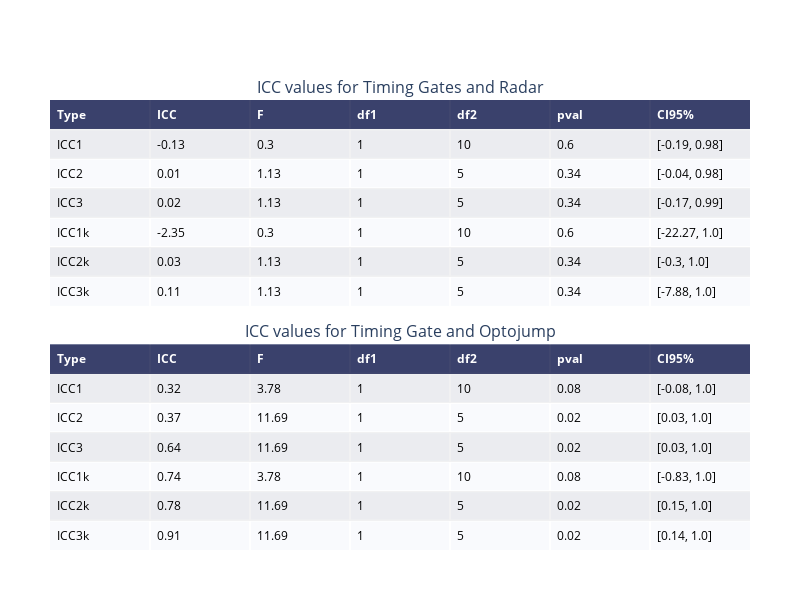

Source (notebook cell):
### Code cell
#Creating ICC tables 

table1 = ff.create_table(iccRadar)
#Creating table of ICC values for Timing Gate and Radar

table2 = ff.create_table(iccOpto)
#Creating table of ICC values for Timing Gate and Optojump

fig = make_subplots(rows = 2, 
                    cols = 1,
                    print_grid = True,
                    vertical_spacing = 0.085,
                    subplot_titles = ('ICC values for Timing Gates and Radar', 'ICC values for Timing Gate and Optojump'))
#Set figure with 2 rows and 1 column that shows
#Specify the space between plots (0.085) and individual table titles

fig.add_trace(table1.data[0], 1, 1)
#Add table 1 to figure

fig.add_trace(table2.data[0], 2, 1)
#Add table 2 to figure

fig.layout.xaxis.update(table1.layout.xaxis)
fig.layout.yaxis.update(table1.layout.yaxis)
fig.layout.xaxis2.update(table2.layout.xaxis)
fig.layout.yaxis2.update(table2.layout.yaxis)
#Update x and y axis layout for both tables

for k in range(len(table2.layout.annotations)):
    table2.layout.annotations[k].update(xref = 'x2', yref = 'y2')
#Update table layout annotations to specify difference between x,y and x2,y2

all_annots = fig.layout.annotations+table1.layout.annotations + table2.layout.annotations
fig.layout.annotations = all_annots
#Updating all changes to table annotations to figure annotations

fig.layout.update(width=800,
                  height=600,
                  margin=dict(t=100, l=50, r=50, b=50));
#Set figure size to 800x600 and specific margins

iplot(fig)

### Figure 1 — Plotly figure (JSON) as saved in the notebook; plotly's stock layout.template omitted (floating-point values rounded to 4 significant figures)
{"data": [{"colorscale": [[0, "#00083e"], [0.5, "#ededee"], [1, "#ffffff"]], "hoverinfo": "none", "opacity": 0.75, "showscale": false, "type": "heatmap", "xaxis": "x", "yaxis": "y", "z": [[0, 0, 0, 0, 0, 0, 0], [0.5, 0.5, 0.5, 0.5, 0.5, 0.5, 0.5], [1, 1, 1, 1, 1, 1, 1], [0.5, 0.5, 0.5, 0.5, 0.5, 0.5, 0.5], [1, 1, 1, 1, 1, 1, 1], [0.5, 0.5, 0.5, 0.5, 0.5, 0.5, 0.5], [1, 1, 1, 1, 1, 1, 1]]}, {"colorscale": [[0, "#00083e"], [0.5, "#ededee"], [1, "#ffffff"]], "hoverinfo": "none", "opacity": 0.75, "showscale": false, "type": "heatmap", "xaxis": "x2", "yaxis": "y2", "z": [[0, 0, 0, 0, 0, 0, 0], [0.5, 0.5, 0.5, 0.5, 0.5, 0.5, 0.5], [1, 1, 1, 1, 1, 1, 1], [0.5, 0.5, 0.5, 0.5, 0.5, 0.5, 0.5], [1, 1, 1, 1, 1, 1, 1], [0.5, 0.5, 0.5, 0.5, 0.5, 0.5, 0.5], [1, 1, 1, 1, 1, 1, 1]]}], "layout": {"annotations": [{"font": {"size": 16}, "showarrow": false, "text": "ICC values for Timing Gates and Radar", "x": 0.5, "xanchor": "center", "xref": "paper", "y": 1, "yanchor": "bottom", "yref": "paper"}, {"font": {"size": 16}, "showarrow": false, "text": "ICC values for Timing Gate and Optojump", "x": 0.5, "xanchor": "center", "xref": "paper", "y": 0.4575, "yanchor": "bottom", "yref": "paper"}, {"align": "left", "font": {"color": "#ffffff"}, "showarrow": false, "text": "<b>Type</b>", "x": -0.45, "xanchor": "left", "xref": "x", "y": 0, "yref": "y"}, {"align": "left", "font": {"color": "#ffffff"}, "showarrow": false, "text": "<b>ICC</b>", "x": 0.55, "xanchor": "left", "xref": "x", "y": 0, "yref": "y"}, {"align": "left", "font": {"color": "#ffffff"}, "showarrow": false, "text": "<b>F</b>", "x": 1.55, "xanchor": "left", "xref": "x", "y": 0, "yref": "y"}, {"align": "left", "font": {"color": "#ffffff"}, "showarrow": false, "text": "<b>df1</b>", "x": 2.55, "xanchor": "left", "xref": "x", "y": 0, "yref": "y"}, {"align": "left", "font": {"color": "#ffffff"}, "showarrow": false, "text": "<b>df2</b>", "x": 3.55, "xanchor": "left", "xref": "x", "y": 0, "yref": "y"}, {"align": "left", "font": {"color": "#ffffff"}, "showarrow": false, "text": "<b>pval</b>", "x": 4.55, "xanchor": "left", "xref": "x", "y": 0, "yref": "y"}, {"align": "left", "font": {"color": "#ffffff"}, "showarrow": false, "text": "<b>CI95%</b>", "x": 5.55, "xanchor": "left", "xref": "x", "y": 0, "yref": "y"}, {"align": "left", "font": {"color": "#000000"}, "showarrow": false, "text": "ICC1", "x": -0.45, "xanchor": "left", "xref": "x", "y": 1, "yref": "y"}, {"align": "left", "font": {"color": "#000000"}, "showarrow": false, "text": "-0.13", "x": 0.55, "xanchor": "left", "xref": "x", "y": 1, "yref": "y"}, {"align": "left", "font": {"color": "#000000"}, "showarrow": false, "text": "0.3", "x": 1.55, "xanchor": "left", "xref": "x", "y": 1, "yref": "y"}, {"align": "left", "font": {"color": "#000000"}, "showarrow": false, "text": "1", "x": 2.55, "xanchor": "left", "xref": "x", "y": 1, "yref": "y"}, {"align": "left", "font": {"color": "#000000"}, "showarrow": false, "text": "10", "x": 3.55, "xanchor": "left", "xref": "x", "y": 1, "yref": "y"}, {"align": "left", "font": {"color": "#000000"}, "showarrow": false, "text": "0.6", "x": 4.55, "xanchor": "left", "xref": "x", "y": 1, "yref": "y"}, {"align": "left", "font": {"color": "#000000"}, "showarrow": false, "text": "[-0.19, 0.98]", "x": 5.55, "xanchor": "left", "xref": "x", "y": 1, "yref": "y"}, {"align": "left", "font": {"color": "#000000"}, "showarrow": false, "text": "ICC2", "x": -0.45, "xanchor": "left", "xref": "x", "y": 2, "yref": "y"}, {"align": "left", "font": {"color": "#000000"}, "showarrow": false, "text": "0.01", "x": 0.55, "xanchor": "left", "xref": "x", "y": 2, "yref": "y"}, {"align": "left", "font": {"color": "#000000"}, "showarrow": false, "text": "1.13", "x": 1.55, "xanchor": "left", "xref": "x", "y": 2, "yref": "y"}, {"align": "left", "font": {"color": "#000000"}, "showarrow": false, "text": "1", "x": 2.55, "xanchor": "left", "xref": "x", "y": 2, "yref": "y"}, {"align": "left", "font": {"color": "#000000"}, "showarrow": false, "text": "5", "x": 3.55, "xanchor": "left", "xref": "x", "y": 2, "yref": "y"}, {"align": "left", "font": {"color": "#000000"}, "showarrow": false, "text": "0.34", "x": 4.55, "xanchor": "left", "xref": "x", "y": 2, "yref": "y"}, {"align": "left", "font": {"color": "#000000"}, "showarrow": false, "text": "[-0.04, 0.98]", "x": 5.55, "xanchor": "left", "xref": "x", "y": 2, "yref": "y"}, {"align": "left", "font": {"color": "#000000"}, "showarrow": false, "text": "ICC3", "x": -0.45, "xanchor": "left", "xref": "x", "y": 3, "yref": "y"}, {"align": "left", "font": {"color": "#000000"}, "showarrow": false, "text": "0.02", "x": 0.55, "xanchor": "left", "xref": "x", "y": 3, "yref": "y"}, {"align": "left", "font": {"color": "#000000"}, "showarrow": false, "text": "1.13", "x": 1.55, "xanchor": "left", "xref": "x", "y": 3, "yref": "y"}, {"align": "left", "font": {"color": "#000000"}, "showarrow": false, "text": "1", "x": 2.55, "xanchor": "left", "xref": "x", "y": 3, "yref": "y"}, {"align": "left", "font": {"color": "#000000"}, "showarrow": false, "text": "5", "x": 3.55, "xanchor": "left", "xref": "x", "y": 3, "yref": "y"}, {"align": "left", "font": {"color": "#000000"}, "showarrow": false, "text": "0.34", "x": 4.55, "xanchor": "left", "xref": "x", "y": 3, "yref": "y"}, {"align": "left", "font": {"color": "#000000"}, "showarrow": false, "text": "[-0.17, 0.99]", "x": 5.55, "xanchor": "left", "xref": "x", "y": 3, "yref": "y"}, {"align": "left", "font": {"color": "#000000"}, "showarrow": false, "text": "ICC1k", "x": -0.45, "xanchor": "left", "xref": "x", "y": 4, "yref": "y"}, {"align": "left", "font": {"color": "#000000"}, "showarrow": false, "text": "-2.35", "x": 0.55, "xanchor": "left", "xref": "x", "y": 4, "yref": "y"}, {"align": "left", "font": {"color": "#000000"}, "showarrow": false, "text": "0.3", "x": 1.55, "xanchor": "left", "xref": "x", "y": 4, "yref": "y"}, {"align": "left", "font": {"color": "#000000"}, "showarrow": false, "text": "1", "x": 2.55, "xanchor": "left", "xref": "x", "y": 4, "yref": "y"}, {"align": "left", "font": {"color": "#000000"}, "showarrow": false, "text": "10", "x": 3.55, "xanchor": "left", "xref": "x", "y": 4, "yref": "y"}, {"align": "left", "font": {"color": "#000000"}, "showarrow": false, "text": "0.6", "x": 4.55, "xanchor": "left", "xref": "x", "y": 4, "yref": "y"}, {"align": "left", "font": {"color": "#000000"}, "showarrow": false, "text": "[-22.27, 1.0]", "x": 5.55, "xanchor": "left", "xref": "x", "y": 4, "yref": "y"}, {"align": "left", "font": {"color": "#000000"}, "showarrow": false, "text": "ICC2k", "x": -0.45, "xanchor": "left", "xref": "x", "y": 5, "yref": "y"}, {"align": "left", "font": {"color": "#000000"}, "showarrow": false, "text": "0.03", "x": 0.55, "xanchor": "left", "xref": "x", "y": 5, "yref": "y"}, {"align": "left", "font": {"color": "#000000"}, "showarrow": false, "text": "1.13", "x": 1.55, "xanchor": "left", "xref": "x", "y": 5, "yref": "y"}, {"align": "left", "font": {"color": "#000000"}, "showarrow": false, "text": "1", "x": 2.55, "xanchor": "left", "xref": "x", "y": 5, "yref": "y"}, {"align": "left", "font": {"color": "#000000"}, "showarrow": false, "text": "5", "x": 3.55, "xanchor": "left", "xref": "x", "y": 5, "yref": "y"}, {"align": "left", "font": {"color": "#000000"}, "showarrow": false, "text": "0.34", "x": 4.55, "xanchor": "left", "xref": "x", "y": 5, "yref": "y"}, {"align": "left", "font": {"color": "#000000"}, "showarrow": false, "text": "[-0.3, 1.0]", "x": 5.55, "xanchor": "left", "xref": "x", "y": 5, "yref": "y"}, {"align": "left", "font": {"color": "#000000"}, "showarrow": false, "text": "ICC3k", "x": -0.45, "xanchor": "left", "xref": "x", "y": 6, "yref": "y"}, {"align": "left", "font": {"color": "#000000"}, "showarrow": false, "text": "0.11", "x": 0.55, "xanchor": "left", "xref": "x", "y": 6, "yref": "y"}, {"align": "left", "font": {"color": "#000000"}, "showarrow": false, "text": "1.13", "x": 1.55, "xanchor": "left", "xref": "x", "y": 6, "yref": "y"}, {"align": "left", "font": {"color": "#000000"}, "showarrow": false, "text": "1", "x": 2.55, "xanchor": "left", "xref": "x", "y": 6, "yref": "y"}, {"align": "left", "font": {"color": "#000000"}, "showarrow": false, "text": "5", "x": 3.55, "xanchor": "left", "xref": "x", "y": 6, "yref": "y"}, {"align": "left", "font": {"color": "#000000"}, "showarrow": false, "text": "0.34", "x": 4.55, "xanchor": "left", "xref": "x", "y": 6, "yref": "y"}, {"align": "left", "font": {"color": "#000000"}, "showarrow": false, "text": "[-7.88, 1.0]", "x": 5.55, "xanchor": "left", "xref": "x", "y": 6, "yref": "y"}, {"align": "left", "font": {"color": "#ffffff"}, "showarrow": false, "text": "<b>Type</b>", "x": -0.45, "xanchor": "left", "xref": "x2", "y": 0, "yref": "y2"}, {"align": "left", "font": {"color": "#ffffff"}, "showarrow": false, "text": "<b>ICC</b>", "x": 0.55, "xanchor": "left", "xref": "x2", "y": 0, "yref": "y2"}, {"align": "left", "font": {"color": "#ffffff"}, "showarrow": false, "text": "<b>F</b>", "x": 1.55, "xanchor": "left", "xref": "x2", "y": 0, "yref": "y2"}, {"align": "left", "font": {"color": "#ffffff"}, "showarrow": false, "text": "<b>df1</b>", "x": 2.55, "xanchor": "left", "xref": "x2", "y": 0, "yref": "y2"}, {"align": "left", "font": {"color": "#ffffff"}, "showarrow": false, "text": "<b>df2</b>", "x": 3.55, "xanchor": "left", "xref": "x2", "y": 0, "yref": "y2"}, {"align": "left", "font": {"color": "#ffffff"}, "showarrow": false, "text": "<b>pval</b>", "x": 4.55, "xanchor": "left", "xref": "x2", "y": 0, "yref": "y2"}, {"align": "left", "font": {"color": "#ffffff"}, "showarrow": false, "text": "<b>CI95%</b>", "x": 5.55, "xanchor": "left", "xref": "x2", "y": 0, "yref": "y2"}, {"align": "left", "font": {"color": "#000000"}, "showarrow": false, "text": "ICC1", "x": -0.45, "xanchor": "left", "xref": "x2", "y": 1, "yref": "y2"}, {"align": "left", "font": {"color": "#000000"}, "showarrow": false, "text": "0.32", "x": 0.55, "xanchor": "left", "xref": "x2", "y": 1, "yref": "y2"}, {"align": "left", "font": {"color": "#000000"}, "showarrow": false, "text": "3.78", "x": 1.55, "xanchor": "left", "xref": "x2", "y": 1, "yref": "y2"}, {"align": "left", "font": {"color": "#000000"}, "showarrow": false, "text": "1", "x": 2.55, "xanchor": "left", "xref": "x2", "y": 1, "yref": "y2"}, {"align": "left", "font": {"color": "#000000"}, "showarrow": false, "text": "10", "x": 3.55, "xanchor": "left", "xref": "x2", "y": 1, "yref": "y2"}, {"align": "left", "font": {"color": "#000000"}, "showarrow": false, "text": "0.08", "x": 4.55, "xanchor": "left", "xref": "x2", "y": 1, "yref": "y2"}, {"align": "left", "font": {"color": "#000000"}, "showarrow": false, "text": "[-0.08, 1.0]", "x": 5.55, "xanchor": "left", "xref": "x2", "y": 1, "yref": "y2"}, {"align": "left", "font": {"color": "#000000"}, "showarrow": false, "text": "ICC2", "x": -0.45, "xanchor": "left", "xref": "x2", "y": 2, "yref": "y2"}, {"align": "left", "font": {"color": "#000000"}, "showarrow": false, "text": "0.37", "x": 0.55, "xanchor": "left", "xref": "x2", "y": 2, "yref": "y2"}, {"align": "left", "font": {"color": "#000000"}, "showarrow": false, "text": "11.69", "x": 1.55, "xanchor": "left", "xref": "x2", "y": 2, "yref": "y2"}, {"align": "left", "font": {"color": "#000000"}, "showarrow": false, "text": "1", "x": 2.55, "xanchor": "left", "xref": "x2", "y": 2, "yref": "y2"}, {"align": "left", "font": {"color": "#000000"}, "showarrow": false, "text": "5", "x": 3.55, "xanchor": "left", "xref": "x2", "y": 2, "yref": "y2"}, {"align": "left", "font": {"color": "#000000"}, "showarrow": false, "text": "0.02", "x": 4.55, "xanchor": "left", "xref": "x2", "y": 2, "yref": "y2"}, {"align": "left", "font": {"color": "#000000"}, "showarrow": false, "text": "[0.03, 1.0]", "x": 5.55, "xanchor": "left", "xref": "x2", "y": 2, "yref": "y2"}, {"align": "left", "font": {"color": "#000000"}, "showarrow": false, "text": "ICC3", "x": -0.45, "xanchor": "left", "xref": "x2", "y": 3, "yref": "y2"}, {"align": "left", "font": {"color": "#000000"}, "showarrow": false, "text": "0.64", "x": 0.55, "xanchor": "left", "xref": "x2", "y": 3, "yref": "y2"}, {"align": "left", "font": {"color": "#000000"}, "showarrow": false, "text": "11.69", "x": 1.55, "xanchor": "left", "xref": "x2", "y": 3, "yref": "y2"}, {"align": "left", "font": {"color": "#000000"}, "showarrow": false, "text": "1", "x": 2.55, "xanchor": "left", "xref": "x2", "y": 3, "yref": "y2"}, {"align": "left", "font": {"color": "#000000"}, "showarrow": false, "text": "5", "x": 3.55, "xanchor": "left", "xref": "x2", "y": 3, "yref": "y2"}, {"align": "left", "font": {"color": "#000000"}, "showarrow": false, "text": "0.02", "x": 4.55, "xanchor": "left", "xref": "x2", "y": 3, "yref": "y2"}, {"align": "left", "font": {"color": "#000000"}, "showarrow": false, "text": "[0.03, 1.0]", "x": 5.55, "xanchor": "left", "xref": "x2", "y": 3, "yref": "y2"}, {"align": "left", "font": {"color": "#000000"}, "showarrow": false, "text": "ICC1k", "x": -0.45, "xanchor": "left", "xref": "x2", "y": 4, "yref": "y2"}, {"align": "left", "font": {"color": "#000000"}, "showarrow": false, "text": "0.74", "x": 0.55, "xanchor": "left", "xref": "x2", "y": 4, "yref": "y2"}, {"align": "left", "font": {"color": "#000000"}, "showarrow": false, "text": "3.78", "x": 1.55, "xanchor": "left", "xref": "x2", "y": 4, "yref": "y2"}, {"align": "left", "font": {"color": "#000000"}, "showarrow": false, "text": "1", "x": 2.55, "xanchor": "left", "xref": "x2", "y": 4, "yref": "y2"}, {"align": "left", "font": {"color": "#000000"}, "showarrow": false, "text": "10", "x": 3.55, "xanchor": "left", "xref": "x2", "y": 4, "yref": "y2"}, {"align": "left", "font": {"color": "#000000"}, "showarrow": false, "text": "0.08", "x": 4.55, "xanchor": "left", "xref": "x2", "y": 4, "yref": "y2"}, {"align": "left", "font": {"color": "#000000"}, "showarrow": false, "text": "[-0.83, 1.0]", "x": 5.55, "xanchor": "left", "xref": "x2", "y": 4, "yref": "y2"}, {"align": "left", "font": {"color": "#000000"}, "showarrow": false, "text": "ICC2k", "x": -0.45, "xanchor": "left", "xref": "x2", "y": 5, "yref": "y2"}, {"align": "left", "font": {"color": "#000000"}, "showarrow": false, "text": "0.78", "x": 0.55, "xanchor": "left", "xref": "x2", "y": 5, "yref": "y2"}, {"align": "left", "font": {"color": "#000000"}, "showarrow": false, "text": "11.69", "x": 1.55, "xanchor": "left", "xref": "x2", "y": 5, "yref": "y2"}, {"align": "left", "font": {"color": "#000000"}, "showarrow": false, "text": "1", "x": 2.55, "xanchor": "left", "xref": "x2", "y": 5, "yref": "y2"}, {"align": "left", "font": {"color": "#000000"}, "showarrow": false, "text": "5", "x": 3.55, "xanchor": "left", "xref": "x2", "y": 5, "yref": "y2"}, {"align": "left", "font": {"color": "#000000"}, "showarrow": false, "text": "0.02", "x": 4.55, "xanchor": "left", "xref": "x2", "y": 5, "yref": "y2"}, {"align": "left", "font": {"color": "#000000"}, "showarrow": false, "text": "[0.15, 1.0]", "x": 5.55, "xanchor": "left", "xref": "x2", "y": 5, "yref": "y2"}, {"align": "left", "font": {"color": "#000000"}, "showarrow": false, "text": "ICC3k", "x": -0.45, "xanchor": "left", "xref": "x2", "y": 6, "yref": "y2"}, {"align": "left", "font": {"color": "#000000"}, "showarrow": false, "text": "0.91", "x": 0.55, "xanchor": "left", "xref": "x2", "y": 6, "yref": "y2"}, {"align": "left", "font": {"color": "#000000"}, "showarrow": false, "text": "11.69", "x": 1.55, "xanchor": "left", "xref": "x2", "y": 6, "yref": "y2"}, {"align": "left", "font": {"color": "#000000"}, "showarrow": false, "text": "1", "x": 2.55, "xanchor": "left", "xref": "x2", "y": 6, "yref": "y2"}, {"align": "left", "font": {"color": "#000000"}, "showarrow": false, "text": "5", "x": 3.55, "xanchor": "left", "xref": "x2", "y": 6, "yref": "y2"}, {"align": "left", "font": {"color": "#000000"}, "showarrow": false, "text": "0.02", "x": 4.55, "xanchor": "left", "xref": "x2", "y": 6, "yref": "y2"}, {"align": "left", "font": {"color": "#000000"}, "showarrow": false, "text": "[0.14, 1.0]", "x": 5.55, "xanchor": "left", "xref": "x2", "y": 6, "yref": "y2"}], "height": 600, "margin": {"b": 50, "l": 50, "r": 50, "t": 100}, "width": 800, "xaxis": {"anchor": "y", "domain": [0, 1], "dtick": 1, "gridwidth": 2, "showticklabels": false, "tick0": -0.5, "ticks": "", "zeroline": false}, "xaxis2": {"anchor": "y2", "domain": [0, 1], "dtick": 1, "gridwidth": 2, "showticklabels": false, "tick0": -0.5, "ticks": "", "zeroline": false}, "yaxis": {"anchor": "x", "autorange": "reversed", "domain": [0.5425, 1], "dtick": 1, "gridwidth": 2, "showticklabels": false, "tick0": 0.5, "ticks": "", "zeroline": false}, "yaxis2": {"anchor": "x2", "autorange": "reversed", "domain": [0, 0.4575], "dtick": 1, "gridwidth": 2, "showticklabels": false, "tick0": 0.5, "ticks": "", "zeroline": false}}}
